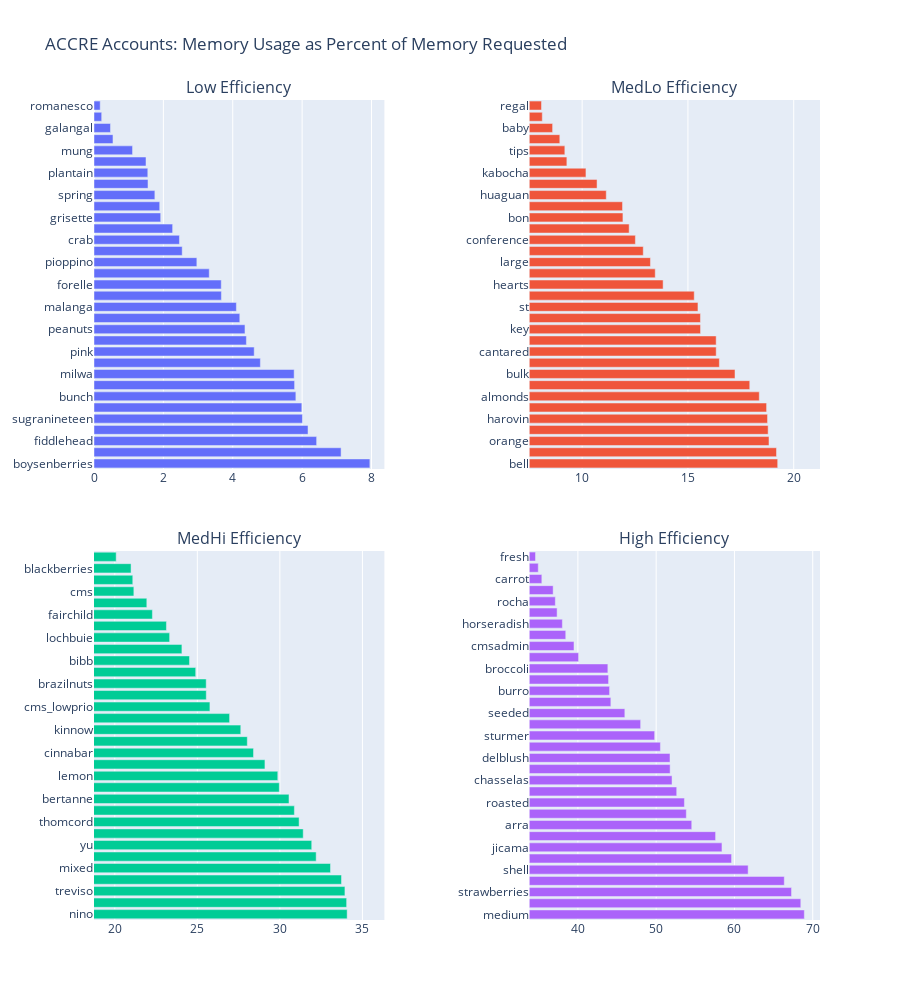

The notebook cell saved with this chart:
### Code cell
mem_plot_avg = avg_memuse_byacct[['account','avg_usage','used_hours','mem_quartile', 'hours_quartile','total_time_ctgry']]#.set_index('account')
#mycolorscale = 'haline'

df=mem_plot_avg.sort_values(['avg_usage'], ascending=False)
fig = make_subplots(
                    rows=2, cols=2,
                    subplot_titles = ('Low Efficiency', 'MedLo Efficiency', 'MedHi Efficiency', 'High Efficiency'),
                    vertical_spacing = 0.1,
                    horizontal_spacing = 0.2                    
                   )

fig.add_trace(go.Bar(y=df.loc[df['mem_quartile']=='Q1','account'], x=df.loc[df['mem_quartile']=='Q1','avg_usage'] 
                     ,orientation='h' 
                     ,hovertext=df['total_time_ctgry']
                     #,marker=dict(color=df['hours_quartile'], coloraxis='coloraxis')
                     , name='Low'), row=1, col=1)
fig.add_trace(go.Bar(y=df.loc[df['mem_quartile']=='Q2','account'], x=df.loc[df['mem_quartile']=='Q2','avg_usage']
                     ,orientation='h'
                     ,hovertext=df['total_time_ctgry']
                     #, marker=dict(color=df['hours_quartile'], coloraxis='coloraxis')
                     , name='MedLo'), row=1, col=2)
fig.add_trace(go.Bar(y=df.loc[df['mem_quartile']=='Q3','account'], x=df.loc[df['mem_quartile']=='Q3','avg_usage']
                     ,orientation='h'
                     ,hovertext=df['total_time_ctgry']
                     #, marker=dict(color=df['hours_quartile'], coloraxis='coloraxis')
                     , name='MedHi'), row=2, col=1)
fig.add_trace(go.Bar(y=df.loc[df['mem_quartile']=='Q4','account'], x=df.loc[df['mem_quartile']=='Q4','avg_usage']
                     ,orientation='h'
                     ,hovertext=df['total_time_ctgry']
                     #, marker=dict(color=df['hours_quartile'], coloraxis='coloraxis')
                     ,name='High'), row=2, col=2)

fig.update_yaxes(type='category')
fig.update_xaxes(range=[q1cut-.5, q2cut+2], row=1, col=2)
fig.update_xaxes(range=[q2cut-.5,q3cut+2], row=2, col=1)
fig.update_xaxes(range=[q3cut-.5,max+2], row=2, col=2)

fig.update_layout(
                    title_text = 'ACCRE Accounts: Memory Usage as Percent of Memory Requested',             
                    showlegend=False,
                    height=1000#,
                    #coloraxis=dict(colorscale=mycolorscale, colorbar=dict(dtick=1, title='Total Time Quartile', titleside='right'))
                    )
#fig.show()
#marker=dict(color=df['hours_quartile'], colorscale=mycolorscale),

### Figure 1 — Plotly figure (JSON) as saved in the notebook; plotly's stock layout.template omitted (floating-point values rounded to 4 significant figures; data arrays with more than 128 entries replaced by an {"elided": "..."} marker saying what was removed)
{"data": [{"hovertext": {"elided": "131 str values"}, "name": "Low", "orientation": "h", "type": "bar", "x": [7.954, 7.124, 6.419, 6.17, 6.01, 5.992, 5.82, 5.783, 5.77, 4.797, 4.618, 4.394, 4.353, 4.203, 4.105, 3.673, 3.669, 3.322, 2.965, 2.543, 2.463, 2.267, 1.923, 1.895, 1.755, 1.556, 1.551, 1.499, 1.111, 0.5471, 0.4748, 0.2215, 0.1785], "xaxis": "x", "y": ["boysenberries", "portabella", "fiddlehead", "tree", "sugranineteen", "angelys", "bunch", "atemoyas", "milwa", "long", "pink", "mache", "peanuts", "white", "malanga", "emmons", "forelle", "amaranth", "pioppino", "wood", "crab", "purple", "grisette", "pitted", "spring", "pasilla", "plantain", "chayote", "mung", "cocktail", "galangal", "plumcot", "romanesco"], "yaxis": "y"}, {"hovertext": {"elided": "131 str values"}, "name": "MedLo", "orientation": "h", "type": "bar", "x": [19.24, 19.19, 18.83, 18.79, 18.76, 18.72, 18.37, 17.92, 17.22, 16.49, 16.34, 16.33, 15.6, 15.59, 15.47, 15.3, 13.83, 13.45, 13.23, 12.89, 12.52, 12.22, 11.93, 11.91, 11.14, 10.7, 10.18, 9.278, 9.182, 8.944, 8.604, 8.116, 8.079], "xaxis": "x2", "y": ["bell", "ingrid", "orange", "muscat", "harovin", "clara", "almonds", "casaba", "bulk", "round", "cantared", "carambola", "key", "sharlin", "st", "lollo", "hearts", "bay", "large", "horn", "conference", "leaves", "bon", "oroblanco", "huaguan", "pecans", "kabocha", "sunburst", "tips", "pickling", "baby", "polk", "regal"], "yaxis": "y2"}, {"hovertext": {"elided": "131 str values"}, "name": "MedHi", "orientation": "h", "type": "bar", "x": [34.08, 34.04, 33.94, 33.73, 33.07, 32.2, 31.93, 31.41, 31.17, 30.88, 30.55, 29.97, 29.87, 29.1, 28.4, 28.03, 27.63, 26.95, 25.76, 25.54, 25.54, 24.9, 24.53, 24.07, 23.32, 23.13, 22.28, 21.94, 21.16, 21.09, 20.99, 20.09], "xaxis": "x3", "y": ["nino", "dill", "treviso", "alkmene", "mixed", "minnewashta", "yu", "cep", "thomcord", "belle", "bertanne", "cactus", "lemon", "baking", "cinnabar", "winged", "kinnow", "garlic", "cms_lowprio", "galia", "brazilnuts", "lychees", "bibb", "water", "lochbuie", "concord", "fairchild", "chickpeas", "cms", "celery", "blackberries", "serrano"], "yaxis": "y3"}, {"hovertext": {"elided": "131 str values"}, "name": "High", "orientation": "h", "type": "bar", "x": [68.93, 68.47, 67.29, 66.36, 61.75, 59.63, 58.4, 57.59, 54.54, 53.85, 53.61, 52.62, 52.03, 51.78, 51.77, 50.54, 49.81, 48.02, 46.0, 44.21, 44.05, 43.92, 43.83, 40.09, 39.5, 38.45, 38.02, 37.35, 37.12, 36.84, 35.39, 34.94, 34.59], "xaxis": "x4", "y": ["medium", "mignonette", "strawberries", "antares", "shell", "shiny", "jicama", "texas", "arra", "shallots", "roasted", "summer", "chasselas", "pinova", "delblush", "wax", "sturmer", "chipilin", "seeded", "retailer", "burro", "kumquat", "broccoli", "pepino", "cmsadmin", "josephine", "horseradish", "sweet", "rocha", "sunflower", "carrot", "anise", "fresh"], "yaxis": "y4"}], "layout": {"annotations": [{"font": {"size": 16}, "showarrow": false, "text": "Low Efficiency", "x": 0.2, "xanchor": "center", "xref": "paper", "y": 1, "yanchor": "bottom", "yref": "paper"}, {"font": {"size": 16}, "showarrow": false, "text": "MedLo Efficiency", "x": 0.8, "xanchor": "center", "xref": "paper", "y": 1, "yanchor": "bottom", "yref": "paper"}, {"font": {"size": 16}, "showarrow": false, "text": "MedHi Efficiency", "x": 0.2, "xanchor": "center", "xref": "paper", "y": 0.45, "yanchor": "bottom", "yref": "paper"}, {"font": {"size": 16}, "showarrow": false, "text": "High Efficiency", "x": 0.8, "xanchor": "center", "xref": "paper", "y": 0.45, "yanchor": "bottom", "yref": "paper"}], "height": 1000, "showlegend": false, "title": {"text": "ACCRE Accounts: Memory Usage as Percent of Memory Requested"}, "xaxis": {"anchor": "y", "domain": [0, 0.4]}, "xaxis2": {"anchor": "y2", "domain": [0.6, 1], "range": [7.516, 21.24]}, "xaxis3": {"anchor": "y3", "domain": [0, 0.4], "range": [18.74, 36.33]}, "xaxis4": {"anchor": "y4", "domain": [0.6, 1], "range": [33.83, 70.93]}, "yaxis": {"anchor": "x", "domain": [0.55, 1], "type": "category"}, "yaxis2": {"anchor": "x2", "domain": [0.55, 1], "type": "category"}, "yaxis3": {"anchor": "x3", "domain": [0, 0.45], "type": "category"}, "yaxis4": {"anchor": "x4", "domain": [0, 0.45], "type": "category"}}}
